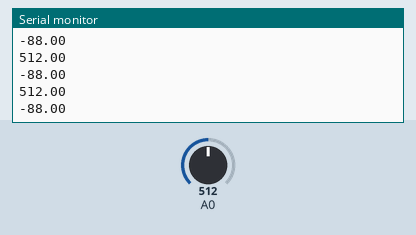
Bench run of a sketch on a simulated Arduino Uno, built with avr-gcc and run on an emulated ATmega328P. On the bench: the last lines printed to the serial monitor. Inputs (shaded band) come from the test bench; at power-on: A0 = 512.

Above: at 1.2 s.
1.3 s: A0 set to 716
At 1.32 s:
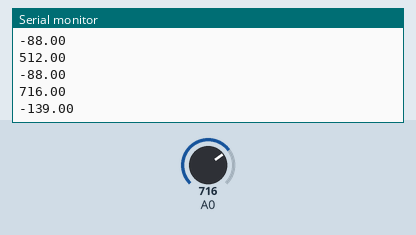
2.8 s: A0 set to 900
At 2.84 s:
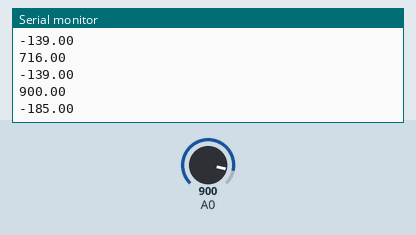
Timing chart, 0 to 5.8 s (numbered marks = the images above; inputs shaded):
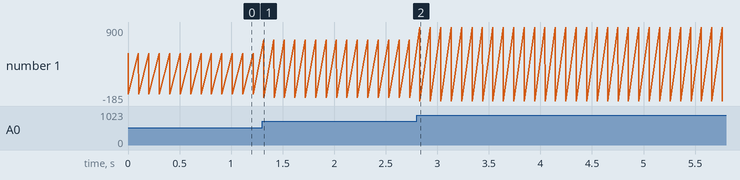

The sketch:

themometer_test.ino
```cpp
#include <math.h>

double thermistorCelcius(int rawADC) // http://playground.arduino.cc/ComponentLib/Thermistor2
{
 return 0;
}

void setup()
{
 Serial.begin(115200);
}

void loop()
{
 //Serial.println(int(thermistorCelcius(analogRead(0))));
 double temp = analogRead(0);
 Serial.println(temp);
 temp = (temp * (-1.0/4.0)) + 40.0; // hack solution just to get a result that SEEMS agreeable
 Serial.println(temp);
 delay(100);
}
```

Measured:
- after the input at 1.3 s, the serial monitor: prints a new line at once (image 1)
- after the input at 2.8 s, the serial monitor: prints a new line at once (image 2)
- plotted number 1: -88 → -139 after the input at 1.3 s, -139 → -185 after the input at 2.8 s
